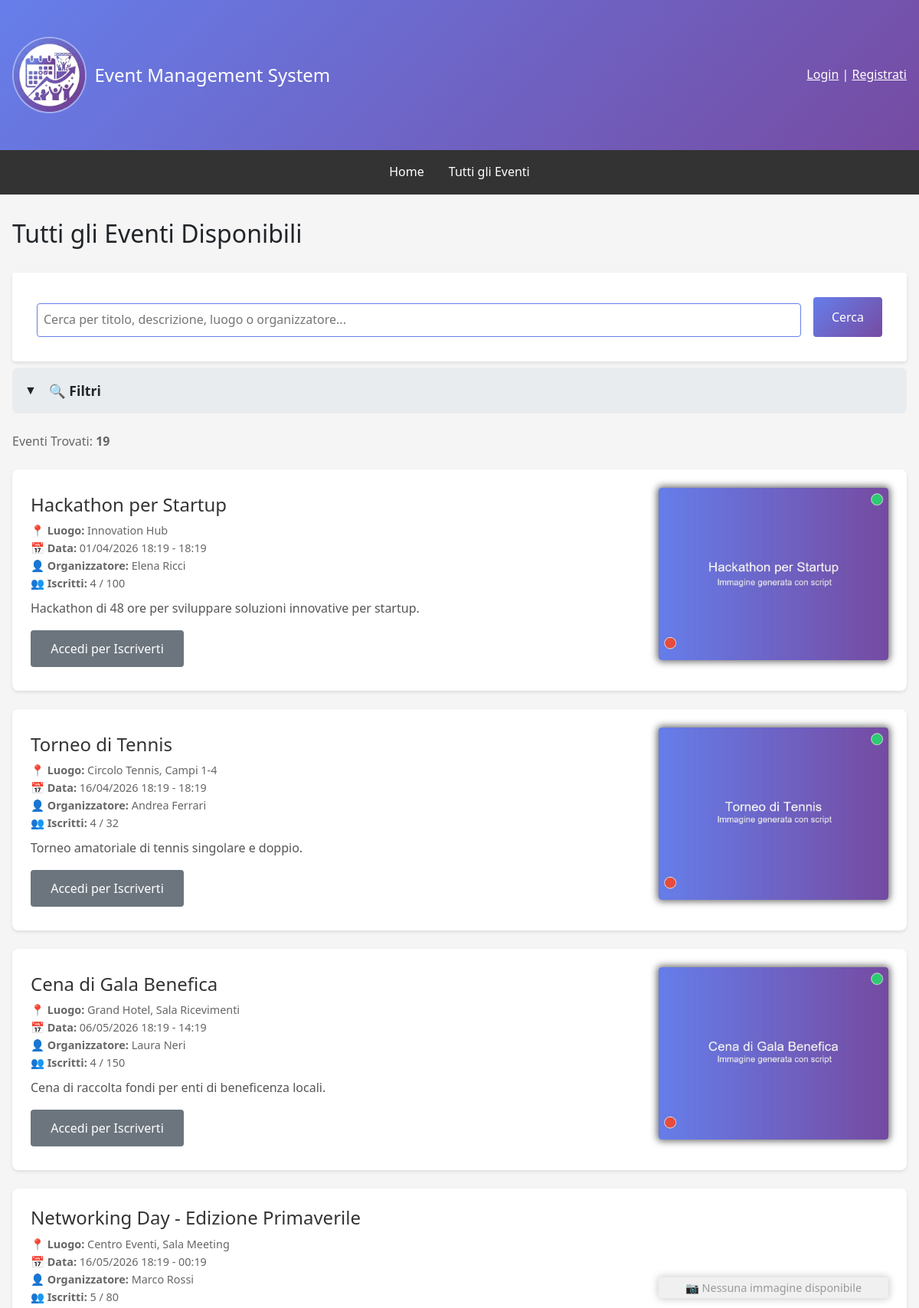
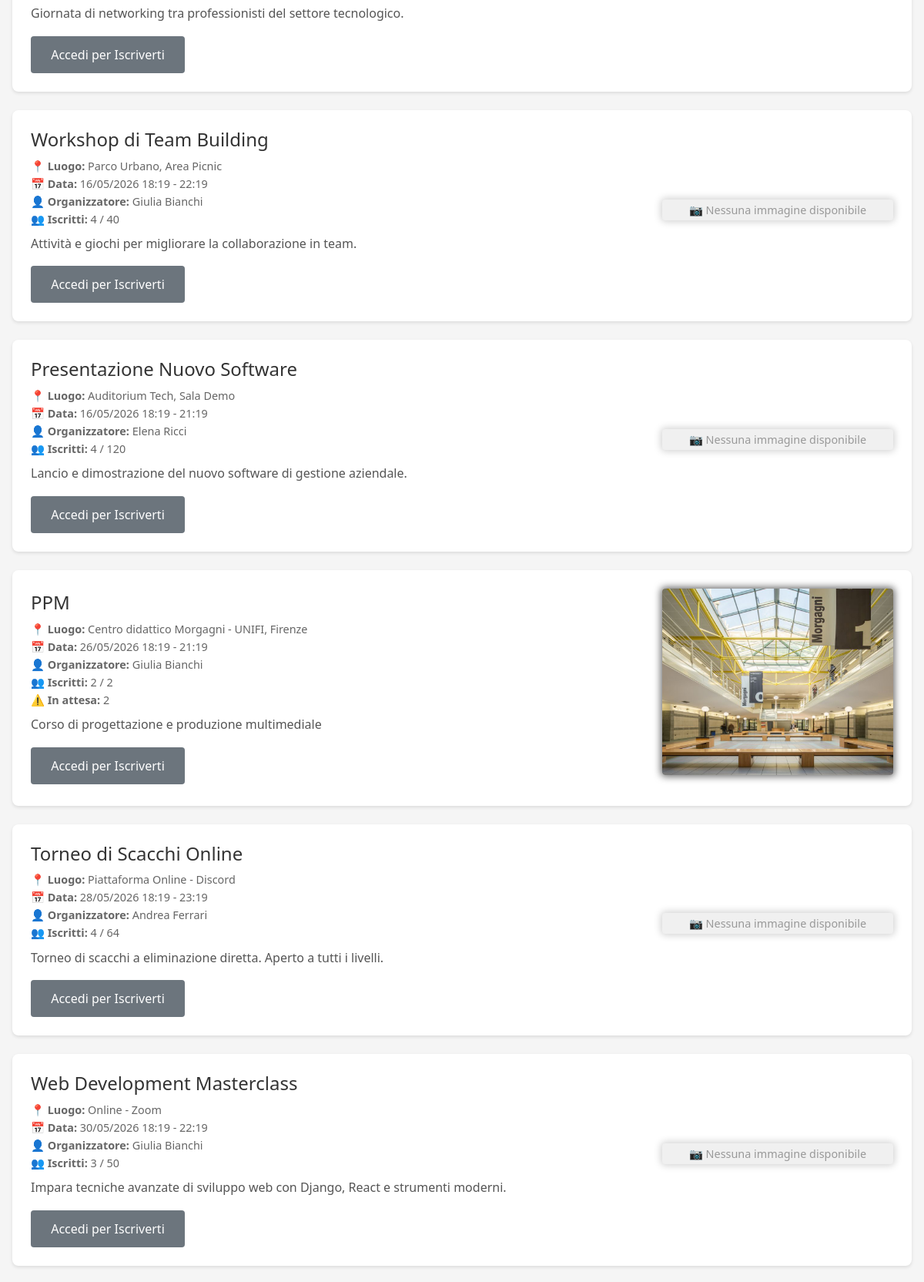
Screenshot of /events/ (upper part) with the database file from the repository (2 pictures, top to bottom).
### events/models.py (models this page shows, shortened)
class Event(models.Model):
    STATUS_CHOICES = [('draft', 'Bozza'), ('published', 'Pubblicato'), ('ongoing', 'In Corso'), ('completed', 'Completato'), ('cancelled', 'Annullato')]
    title = models.CharField(max_length=200, verbose_name='Titolo')
    description = models.TextField(verbose_name='Descrizione')
    organizer = models.ForeignKey(User, on_delete=models.CASCADE, related_name='organized_events', verbose_name='Organizzatore')
    location = models.CharField(max_length=255, verbose_name='Luogo')
    start_date = models.DateTimeField(verbose_name='Data e Ora Inizio')
    end_date = models.DateTimeField(verbose_name='Data e Ora Fine')
    max_attendees = models.IntegerField(null=True, blank=True, verbose_name='Numero Massimo Partecipanti')
    image = models.ImageField(upload_to='event_images/', blank=True, null=True, verbose_name='Immagine')
    status = models.CharField(max_length=15, choices=STATUS_CHOICES, default='draft', verbose_name='Stato')
    created_at = models.DateTimeField(auto_now_add=True)
    updated_at = models.DateTimeField(auto_now=True)
    deleted_at = models.DateTimeField(null=True, blank=True, verbose_name='Eliminato il')
    class Meta:
        ordering = ['-start_date']
        permissions = [('can_create_event', 'Può creare eventi'), ('can_edit_own_events', 'Può modificare i propri eventi'), ('can_delete_own_events', 'Può eliminare i propri eventi'), ('can_view_attendees', 'Può visualizzare la lista dei partecipanti')]
    @property
    def get_confirmed_attendees_count(self):
        return self.eventregistration_set.filter(status='confirmed').count()
    def get_pending_attendees_count(self):
        return self.eventregistration_set.filter(status='pending').count()

### events/views.py (the view, shortened to what this page needs)
# urls.py: path('', views.EventListView.as_view(), name='event_list'),
class EventListView(ListView):
    model = Event
    template_name = 'events/event_list.html'
    context_object_name = 'events'
    paginate_by = 10
    def get_queryset(self):
        queryset = Event.objects.filter(status='published', deleted_at__isnull=True).order_by('start_date')
        query = self.request.GET.get('q')
        organizer_name = self.request.GET.get('organizer_name')
        if organizer_name:
            queryset = queryset.filter(
                Q(organizer__username__icontains=organizer_name)|
                Q(organizer__first_name__icontains=organizer_name) |
                Q(organizer__last_name__icontains=organizer_name)
            )
        start_date_from = self.request.GET.get('start_date_from')
        if start_date_from:
            try:
                start_date_from = datetime.strptime(start_date_from, '%d/%m/%Y').date()
                queryset = queryset.filter(start_date__date__gte=start_date_from)
            except ValueError:
                pass
        start_date_to = self.request.GET.get('start_date_to')
        if start_date_to:
            try:
                start_date_to = datetime.strptime(start_date_to, '%d/%m/%Y').date()
                queryset = queryset.filter(start_date__date__lte=start_date_to)
            except ValueError:
                pass
        date_filter = self.request.GET.get('date_filter')
        if date_filter == 'today':
            today = timezone.now().date()
            queryset = queryset.filter(start_date__date=today)
        elif date_filter == 'upcoming':
            queryset = queryset.filter(start_date__gte=timezone.now())
        elif date_filter == 'past':
            queryset = queryset.filter(start_date__lt=timezone.now())
        organizer_filter = self.request.GET.get('organizer')
        if organizer_filter:
            queryset = queryset.filter(organizer__username=organizer_filter)
        return queryset
    def get_context_data(self, **kwargs):
        context = super().get_context_data(**kwargs)
        context['total_events'] = Event.objects.filter(status='published').count()
        context['current_query'] = self.request.GET.get('q', '')
        context['current_date_filter'] = self.request.GET.get('date_filter', '')
        context['current_organizer'] = self.request.GET.get('organizer', '')
        context['current_organizer_name'] = self.request.GET.get('organizer_name', '')
        context['current_start_date_from'] = self.request.GET.get('start_date_from', '')
        context['current_start_date_to'] = self.request.GET.get('start_date_to', '')
        organizers_dict = {}
        organizers_data = Event.objects.filter(
            status='published',
            deleted_at__isnull=True
        ).values_list('organizer__username', 'organizer__first_name', 'organizer__last_name')
        for username, first_name, last_name in organizers_data:
            if username not in organizers_dict:  # Rimuove i duplicati manualmente
                full_name = f"{first_name} {last_name}".strip()
                organizers_dict[username] = {
                    'username': username,
                    'full_name': full_name if full_name else username
                }
        context['organizers'] = sorted(organizers_dict.values(), key=lambda x: x['full_name'])
        return context

### templates/events/event_list.html (shortened to what this page needs)
{% extends 'base.html' %}
{% load custom_filters %}
{% block content %}
<h2>Tutti gli Eventi Disponibili</h2>
<div>
<form method="get" class="search-form" style="margin-bottom: 0.5rem;">
    <input type="text" name="q" placeholder="Cerca per titolo, descrizione, luogo o organizzatore..." value="{{ request.GET.q }}" aria-label="Cerca eventi">
    <button type="submit" class="btn" style="background: linear-gradient(135deg, #667eea 0%, #764ba2 100%);">Cerca</button>
</form>
<div style="margin-bottom: 1.5rem; background: #e9ecef; border-radius: 8px; overflow: hidden;">
    <div style="padding: 1rem; background: #e9ecef; cursor: pointer;" onclick="toggleFilters()">
        <div style="display: flex; gap: 1rem; align-items: center;">
            <span id="toggleIcon">▼</span>
            <strong style="font-size: 1.1rem;">🔍 Filtri</strong>
        </div>
    </div>
</div>
</div>
<p style="
color: #666; margin-bottom: 1.5rem;">
    Eventi Trovati:
    <strong>
        {% if events %}
            {% if paginator and paginator.count > events|length %}
                {{ paginator.count }}
            {% else %}
                {{ events|length }}
            {% endif %}
        {% else %}
            Nessun evento trovato
        {% endif %}
    </strong>
</p>
{% if events %}
    {% for event in events %}
        <div class="event-card" onclick="window.location.href='{% url 'events:event_detail' event.pk %}'" style="cursor: pointer;">
            <div class="event-content">
                <h3 class="event-title">{{ event.title }}</h3>
                <div class="event-meta">
                    <strong>📍 Luogo:</strong> {{ event.location }}<br>
                    <strong>📅 Data:</strong> {{ event.start_date|date:"d/m/Y H:i" }} - {{ event.end_date|date:"H:i" }}<br>
                    <strong>👤 Organizzatore:</strong> {{ event.organizer.get_full_name|default:event.organizer.username }}<br>
                    <strong>👥 Iscritti:</strong> {{ event.get_confirmed_attendees_count }}{% if event.max_attendees %} / {{ event.max_attendees }}{% endif %}<br>
                    {% if event.get_pending_attendees_count > 0 %}<strong>⚠️ In attesa:</strong> {{ event.get_pending_attendees_count }}{% endif %}
                </div>
                <p class="event-description">{{ event.description|truncatewords:30 }}</p>
                <div style="display: flex; gap: 1rem; flex-wrap: wrap;" class="event-card-buttons">
                    {% if request.user.is_authenticated %}
                        {% if not request.user.is_staff %}
                            {% with status=user_registrations_status|get_item:event.pk %}
                            {% if event.pk in registered_events and status != 'cancelled' %}
                                <a href="{% url 'events:event_unregister_confirm' event.pk %}?next={{ request.path }}" class="btn btn-danger">✗ Disiscriviti</a>
                            {% else %}
                                <a href="{% url 'events:event_register' event.pk %}" class="btn btn-success" id="subscription-section">✓ Iscriviti</a>
                            {% endif %}
                            {% endwith %}
                        {% endif %}
                    {% else %}
                        <a href="{% url 'users:login' %}" class="btn btn-secondary">Accedi per Iscriverti</a>
                    {% endif %}
                </div>
            </div>
            {% if event.image %}
                <div class="event-thumbnail">
                    <img src="{{ event.image.url }}" alt="{{ event.title }}" style="width: 100%; height: auto; margin-bottom: 1rem; border-radius: 4px; box-shadow: 0 0 10px 2px dimgray">
                </div>
            {% else %}
                <div class="no-image" style="text-align: center; margin-bottom: 1rem; padding: 2px; border-radius: 4px; box-shadow: 0 0 10px 2px lightgray">
                    <span>📷 Nessuna immagine disponibile</span>
                </div>
            {% endif %}
        </div>
    {% endfor %}
{% else %}
    <p style="text-align: center; padding: 2rem; color: #666;">Nessun evento disponibile.</p>
{% endif %}
{% endblock %}

### templates/base.html (style rules this page uses)
* { margin: 0; padding: 0; box-sizing: border-box; }
body { font-family: 'Segoe UI', Tahoma, Geneva, Verdana, sans-serif; background-color: #f5f5f5; line-height: 1.6; }
.btn { display: inline-block; padding: 0.75rem 1.5rem; background-color: #667eea; color: white; text-decoration: none; border-radius: 4px; border: none; cursor: pointer; font-size: 1rem; }
.btn-secondary { background-color: #6c757d; }
.event-card { background: white; padding: 1.5rem; margin-bottom: 1rem; border-radius: 4px; box-shadow: 0 2px 4px rgba(0,0,0,0.1); }
.event-title { font-size: 1.5rem; margin-bottom: 0.5rem; color: #333; }
.event-meta { color: #666; font-size: 0.9rem; margin-bottom: 0.5rem; }
.event-description { color: #555; margin-bottom: 1rem; }
form { background: white; padding: 2rem; border-radius: 4px; box-shadow: 0 2px 4px rgba(0,0,0,0.1); }
input, textarea, select { width: 100%; padding: 0.5rem; margin-top: 0.5rem; border: 1px solid #ddd; border-radius: 4px; font-family: inherit; font-size: 1rem; }

### templates/events/event_list.html (style rules this page uses)
.search-form { display: flex; gap: 1rem; margin: 2rem 0; flex-wrap: wrap; }
.search-form input { flex: 1; min-width: 200px; border: 1px solid #667eea; }
.search-form button { white-space: nowrap; }
.event-card { display: flex; gap: 1.5rem; align-items: center; margin-bottom: 1.5rem; background: white; border-radius: 8px; padding: 1.5rem; box-shadow: 0 2px 4px rgba(0,0,0,0.1); transition: transform 0.2s; }
.event-content { flex: 2; }
.event-thumbnail { flex: 1; min-width: 150px; max-width: 300px; align-self: center; }
.event-thumbnail img { height: 100%; width: auto; border-radius: 8px; box-shadow: 0 0 10px 2px dimgray; object-fit: cover; display: block; }
.no-image { flex: 1; min-width: 150px; max-width: 300px; background-color: #f0f0f0; border-radius: 8px; display: flex; align-items: center; justify-content: center; padding: 2rem 0.5rem; text-align: center; color: #999; font-size: 0.9rem; align-self: center; }
.event-card-buttons { display: flex; flex-direction: column; gap: 0.75rem; justify-content: center; min-width: 140px; width: auto; }
.event-card-buttons .btn, .event-card-buttons span { text-align: center; width: 200px; min-width: 120px; display: inline-flex; align-items: center; justify-content: center; box-sizing: border-box; white-space: nowrap; }

### rows the page displays
Event: title "Hackathon per Startup", location "Innovation Hub", start_date "01/04/2026 18:19", end_date "18:19", organizer.get_full_name "Elena Ricci", get_confirmed_attendees_count "4", max_attendees "100", description "Hackathon di 48 ore per sviluppare soluzioni innovative per startup.", image (picture)
Event: title "Torneo di Tennis", location "Circolo Tennis, Campi 1-4", start_date "16/04/2026 18:19", end_date "18:19", organizer.get_full_name "Andrea Ferrari", get_confirmed_attendees_count "4", max_attendees "32", description "Torneo amatoriale di tennis singolare e doppio.", image (picture)
Event: title "Cena di Gala Benefica", location "Grand Hotel, Sala Ricevimenti", start_date "06/05/2026 18:19", end_date "14:19", organizer.get_full_name "Laura Neri", get_confirmed_attendees_count "4", max_attendees "150", description "Cena di raccolta fondi per enti di beneficenza locali.", image (picture)
Event: title "Networking Day - Edizione Primaverile", location "Centro Eventi, Sala Meeting", start_date "16/05/2026 18:19", end_date "00:19", organizer.get_full_name "Marco Rossi", get_confirmed_attendees_count "5", max_attendees "80", description "Giornata di networking tra professionisti del settore tecnologico.", image "📷 Nessuna immagine disponibile"
Event: title "Workshop di Team Building", location "Parco Urbano, Area Picnic", start_date "16/05/2026 18:19", end_date "22:19", organizer.get_full_name "Giulia Bianchi", get_confirmed_attendees_count "4", max_attendees "40", description "Attività e giochi per migliorare la collaborazione in team.", image "📷 Nessuna immagine disponibile"
Event: title "Presentazione Nuovo Software", location "Auditorium Tech, Sala Demo", start_date "16/05/2026 18:19", end_date "21:19", organizer.get_full_name "Elena Ricci", get_confirmed_attendees_count "4", max_attendees "120", description "Lancio e dimostrazione del nuovo software di gestione aziendale.", image "📷 Nessuna immagine disponibile"
Event: title "PPM", location "Centro didattico Morgagni - UNIFI, Firenze", start_date "26/05/2026 18:19", end_date "21:19", organizer.get_full_name "Giulia Bianchi", get_confirmed_attendees_count "2", max_attendees "2", get_pending_attendees_count "2", description "Corso di progettazione e produzione multimediale", image (picture)
Event: title "Torneo di Scacchi Online", location "Piattaforma Online - Discord", start_date "28/05/2026 18:19", end_date "23:19", organizer.get_full_name "Andrea Ferrari", get_confirmed_attendees_count "4", max_attendees "64", description "Torneo di scacchi a eliminazione diretta. Aperto a tutti i livelli.", image "📷 Nessuna immagine disponibile"
Event: title "Web Development Masterclass", location "Online - Zoom", start_date "30/05/2026 18:19", end_date "22:19", organizer.get_full_name "Giulia Bianchi", get_confirmed_attendees_count "3", max_attendees "50", description "Impara tecniche avanzate di sviluppo web con Django, React e strumenti moderni.", image "📷 Nessuna immagine disponibile"

### other values shown
{{ paginator.count }} "19"
